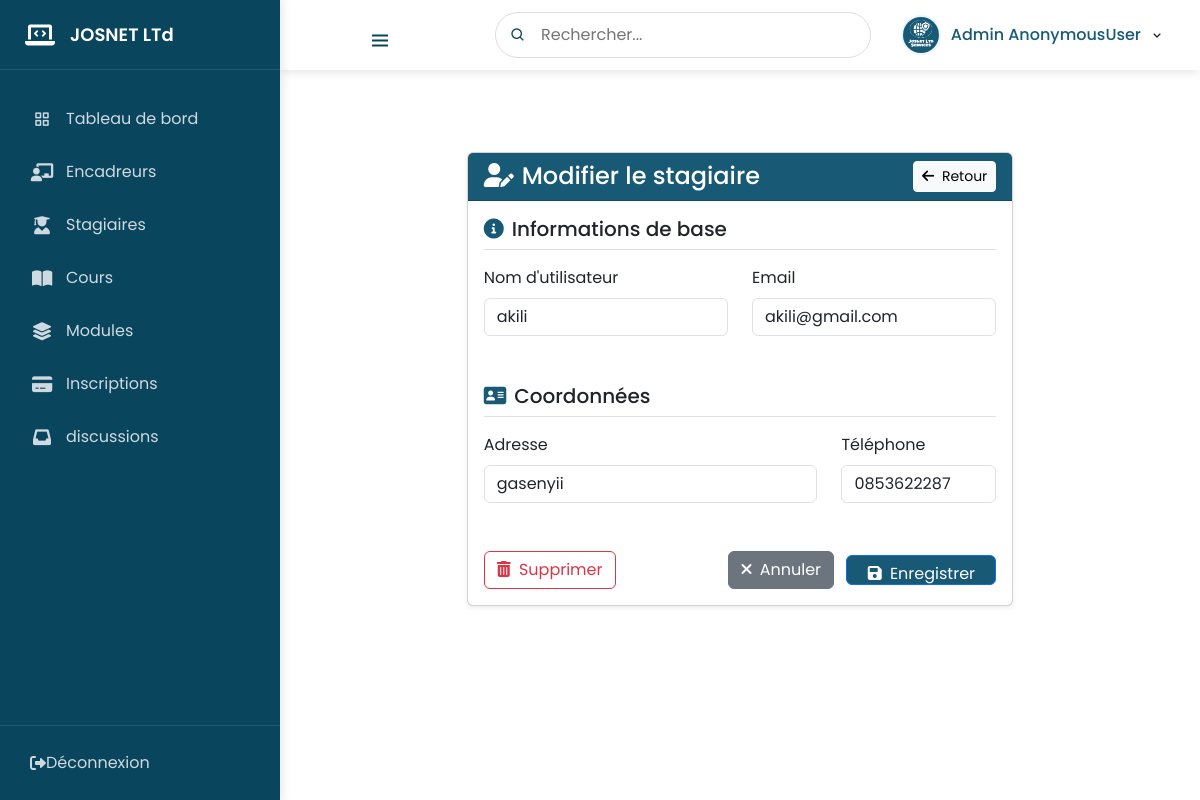
Page /apprenants/modifier/3/ on the committed database.
### inscription/models.py (models this page shows, shortened)
class Apprenant(models.Model):
    user = models.OneToOneField(User, on_delete=models.CASCADE)
    adress = models.CharField(max_length= 20)
    telephone = models.CharField(max_length=20)
    module = models.ForeignKey(Module, on_delete=models.SET_NULL, null=True, blank=True, )
    is_approved = models.BooleanField(default=False)  # Ajout de l'approbation
    statut = models.BooleanField(default=False)  # Approuvé ou non

### inscription/views.py (the view)
# urls.py: path('apprenants/modifier/<int:user_id>/', views.modifier_apprenant, name='modifier_apprenant'),
def modifier_apprenant(request, user_id):
    apprenant = get_object_or_404(Apprenant, user_id=user_id)
    if request.method == 'POST':
        apprenant.adress = request.POST.get('adress', apprenant.adress)
        apprenant.telephone = request.POST.get('telephone', apprenant.telephone)
        apprenant.save()
        messages.success(request, "L'apprenant a été modifié avec succès.")
        return redirect('liste_comptes_approuves_appr')  # Redirection vers la liste
    return render(request, 'modifier_apprenant.html', {'apprenant': apprenant})

### inscription/templates/modifier_apprenant.html (shortened to what this page needs)
{% extends 'index.html' %}
{% load static %}
{% block content %}
<div class="container mt-5">
    <div class="row justify-content-center">
        <div class="col-md-8">
            <div class="card shadow-sm">
                <div class="card-header text-white" style="background-color: #185a76;">
                    <div class="d-flex justify-content-between align-items-center">
                        <h4 class="mb-0">
                            <i class="fas fa-user-edit me-2"></i>Modifier le stagiaire
                        </h4>
                        <a href="{% url 'liste_comptes_approuves_appr' %}" class="btn btn-sm btn-light">
                            <i class="fas fa-arrow-left me-1"></i> Retour
                        </a>
                    </div>
                </div>
                <div class="card-body">
                    <form method="POST">
                        <div class="mb-4">
                            <h5 class="border-bottom pb-2 mb-3">
                                <i class="fas fa-info-circle text-primary me-2"></i>Informations de base
                            </h5>
                            <div class="row">
                                <div class="col-md-6 mb-3">
                                    <label class="form-label">Nom d'utilisateur</label>
                                    <input type="text" class="form-control"
                                           value="{{ apprenant.user.username }}" readonly>
                                </div>
                                <div class="col-md-6 mb-3">
                                    <label class="form-label">Email</label>
                                    <input type="email" class="form-control"
                                           value="{{ apprenant.user.email }}" readonly>
                                </div>
                            </div>
                        </div>
                        <div class="mb-4">
                            <h5 class="border-bottom pb-2 mb-3">
                                <i class="fas fa-address-card text-primary me-2"></i>Coordonnées
                            </h5>
                            <div class="row">
                                <div class="col-md-8 mb-3">
                                    <label class="form-label">Adresse</label>
                                    <input type="text" class="form-control" name="adress"
                                           value="{{ apprenant.adress|default_if_none:'' }}">
                                </div>
                                <div class="col-md-4 mb-3">
                                    <label class="form-label">Téléphone</label>
                                    <input type="tel" class="form-control" name="telephone"
                                           value="{{ apprenant.telephone|default_if_none:'' }}">
                                </div>
                            </div>
                        </div>
                        <div class="d-flex justify-content-between mt-4">
                            <a href="{% url 'supprimer_apprenant' apprenant.user.id %}"
                               class="btn btn-outline-danger"
                               onclick="return confirm('Êtes-vous sûr ?')">
                                <i class="fas fa-trash-alt me-1"></i> Supprimer
                            </a>
                            <div>
                                <a href="{% url 'liste_comptes_approuves_appr' %}" class="btn btn-secondary me-2">
                                    <i class="fas fa-times me-1"></i> Annuler
                                </a>
                                <button type="submit" class="btn btn-primary" style="background-color: #185a76;">
                                    <i class="fas fa-save me-1"></i> Enregistrer
                                </button>
                            </div>
                        </div>
                    </form>
                </div>
            </div>
        </div>
    </div>
</div>
{% endblock %}

### inscription/static/css/style.css (style rules this page uses)
* { margin: 0; padding: 0; box-sizing: border-box; font-family: "Poppins", sans-serif; }
input, textarea, select { margin-bottom: 10px; box-sizing: border-box; width: 100%; margin: 8px 0; padding: 8px 5px; border-radius: 5px; border: 1px solid #ccc; }
button { background-color: #185a76; color: white; width: 150px; height: 30px; border: 1px solid #ccc; font-size: 15px; border-radius: 5px; }
label { display: block; }
form { width: 100%; }

### inscription/templates/index.html (style rules this page uses)
:root { --primary-color: #185a76; --primary-light: rgba(24, 90, 118, 0.1); --primary-hover: #134b63; --text-dark: #2c3e50; --border-radius: 8px; --box-shadow: 0 4px 12px rgba(0, 0, 0, 0.08); }
.text-primary { color: #185a76 !important; }

### inscription/templates/navbar.html (style rules this page uses)
:root { --primary-color: #0a455e; --primary-dark: #185a76; --primary-light: #e9f7fe; --sidebar-width: 280px; --topbar-height: 70px; --transition-speed: 0.3s; }

### rows in the picture
Apprenant: user.username "akili", user.email "akili@gmail.com", adress "gasenyii", telephone "0853622287"

### other values in the picture
{{ user }} "AnonymousUser"
